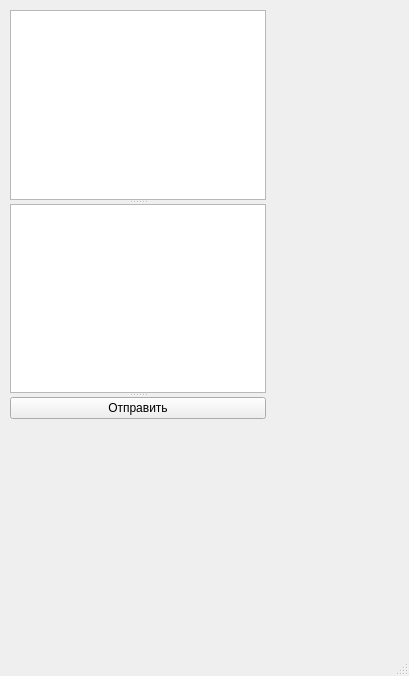
<?xml version="1.0" encoding="UTF-8"?>
<ui version="4.0">
 <class>MainWindow</class>
 <widget class="QMainWindow" name="MainWindow">
  <property name="geometry">
   <rect>
    <x>0</x>
    <y>0</y>
    <width>409</width>
    <height>676</height>
   </rect>
  </property>
  <property name="windowTitle">
   <string>MainWindow</string>
  </property>
  <widget class="QWidget" name="centralwidget">
   <widget class="QSplitter" name="splitter">
    <property name="geometry">
     <rect>
      <x>10</x>
      <y>10</y>
      <width>256</width>
      <height>409</height>
     </rect>
    </property>
    <property name="orientation">
     <enum>Qt::Vertical</enum>
    </property>
    <widget class="QTextBrowser" name="textBrowser">
     <property name="html">
      <string>&lt;!DOCTYPE HTML PUBLIC &quot;-//W3C//DTD HTML 4.0//EN&quot; &quot;http://www.w3.org/TR/REC-html40/strict.dtd&quot;&gt;
&lt;html&gt;&lt;head&gt;&lt;meta name=&quot;qrichtext&quot; content=&quot;1&quot; /&gt;&lt;style type=&quot;text/css&quot;&gt;
p, li { white-space: pre-wrap; }
&lt;/style&gt;&lt;/head&gt;&lt;body style=&quot; font-family:'Ubuntu'; font-size:11pt; font-weight:400; font-style:normal;&quot;&gt;
&lt;p align=&quot;justify&quot; style=&quot;-qt-paragraph-type:empty; margin-top:0px; margin-bottom:0px; margin-left:0px; margin-right:0px; -qt-block-indent:0; text-indent:0px;&quot;&gt;&lt;br /&gt;&lt;/p&gt;&lt;/body&gt;&lt;/html&gt;</string>
     </property>
    </widget>
    <widget class="QTextEdit" name="textEdit">
     <property name="html">
      <string>&lt;!DOCTYPE HTML PUBLIC &quot;-//W3C//DTD HTML 4.0//EN&quot; &quot;http://www.w3.org/TR/REC-html40/strict.dtd&quot;&gt;
&lt;html&gt;&lt;head&gt;&lt;meta name=&quot;qrichtext&quot; content=&quot;1&quot; /&gt;&lt;style type=&quot;text/css&quot;&gt;
p, li { white-space: pre-wrap; }
&lt;/style&gt;&lt;/head&gt;&lt;body style=&quot; font-family:'Ubuntu'; font-size:11pt; font-weight:400; font-style:normal;&quot;&gt;
&lt;p align=&quot;justify&quot; style=&quot;-qt-paragraph-type:empty; margin-top:0px; margin-bottom:0px; margin-left:0px; margin-right:0px; -qt-block-indent:0; text-indent:0px;&quot;&gt;&lt;br /&gt;&lt;/p&gt;&lt;/body&gt;&lt;/html&gt;</string>
     </property>
    </widget>
    <widget class="QPushButton" name="pushButton">
     <property name="text">
      <string>Отправить</string>
     </property>
    </widget>
   </widget>
  </widget>
  <widget class="QStatusBar" name="statusbar"/>
 </widget>
 <resources/>
 <connections/>
</ui>
